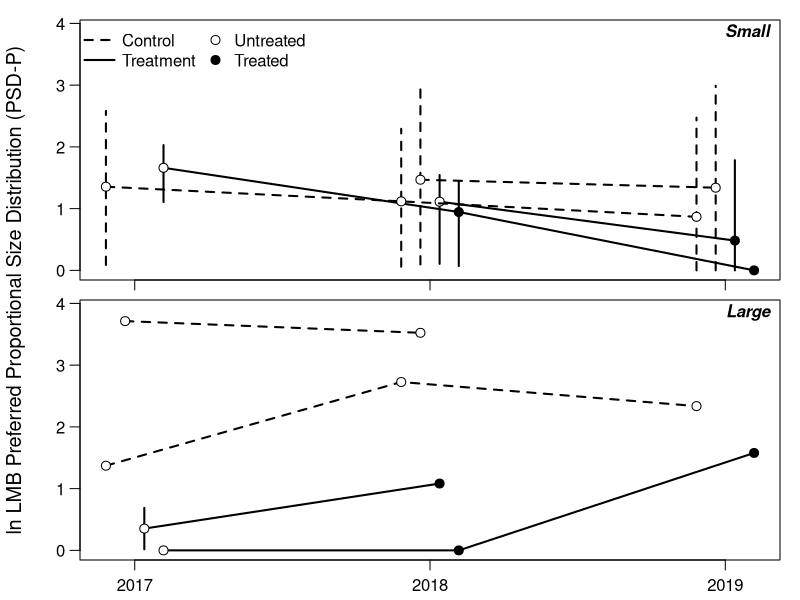

This figure's R source:

dat = read.csv("lmb_output.csv")
dat$new = ifelse(dat$lake %in% c("drummond3", "lm", "promise", "mark"), 1, 0)
dat$drop = ifelse(dat$lake %in% c("lee county lake", "barbour county lake", "washington county lake"), 1, 0)
dat$psd_p = log(dat$psd_p + 1)

yvar = "psd_p"

datsub = dat[,c("year", "type", "times_treat", "size_class", "new", "drop", yvar)]

library(dplyr)

plot_dat_sml = datsub %>% filter(size_class == "small") %>%
  group_by(year, type, new, times_treat) %>%
  summarize(
    mn = mean(psd_p, na.rm = T),
    lwr = quantile(psd_p, 0.025, na.rm = T),
    upr = quantile(psd_p, 0.975, na.rm = T)
    ) %>% ungroup
plot_dat_big = datsub %>% filter(size_class == "big") %>%
  group_by(year, type, drop, times_treat) %>%
  summarize(
    mn = mean(psd_p, na.rm = T),
    lwr = quantile(psd_p, 0.025, na.rm = T),
    upr = quantile(psd_p, 0.975, na.rm = T)
    ) %>% ungroup

plot_dat_sml$year = as.numeric(plot_dat_sml$year)
plot_dat_big$year = as.numeric(plot_dat_big$year)

off_c1 = -0.0975
off_c2 = -0.0325
off_t2 = 0.0325
off_t1 = 0.0975
ppi = 600
png("lmb_psd_p_log.png", h = 7 * ppi, w = 4 * ppi, res = ppi)

# small lakes
par(mfrow = c(2,1), mar = c(0.5,1,0.5,1), oma = c(1.5,3,0.5,0), cex.axis = 1, cex.lab = 1.2, mgp = c(1,0.75,0))
plot(1,1, type = "n", xlim = c(2017,2019) + range(c(off_c1, off_c2, off_t1, off_t2)), ylim = range(plot_dat_big[,c("lwr", "upr")]) * c(1, 1.05),
     xaxt = "n", las = 1, ylab = "")
usr = par("usr"); xdiff = usr[2] - usr[1]; ydiff = usr[4] - usr[3]
text(x = usr[2] - xdiff * 0, y = usr[4] - ydiff * 0.05, pos = 2, "Small", font = 4)

# treats (not new entries)
ind = c(2,6,10)
lines(mn ~ I(year + off_t1), data = plot_dat_sml[ind,], lwd = 2, type = "l")
with(plot_dat_sml[ind,], segments(I(year + off_t1), lwr, I(year + off_t1), upr, lwd = 2))
points(mn ~ I(year + off_t1), data = plot_dat_sml[ind,], pch = 21, bg = c("white", "black", "black"), cex = 1.2)

# controls (new entry 2018)
ind = c(4,8)
lines(mn ~ I(year + off_c2), data = plot_dat_sml[ind,], lwd = 2, lty = 2, type = "l")
with(plot_dat_sml[ind,], segments(I(year + off_c2), lwr, I(year + off_c2), upr, lty = 2, lwd = 2))
points(mn ~ I(year + off_c2), data = plot_dat_sml[ind,], pch = 21, bg = "white", cex = 1.2)

# treats (new entry 2018)
ind = c(5,9)
lines(mn ~ I(year + off_t2), data = plot_dat_sml[ind,], lwd = 2, type = "l")
with(plot_dat_sml[ind,], segments(I(year + off_t2), lwr, I(year + off_t2), upr, lwd = 2))
points(mn ~ I(year + off_t2), data = plot_dat_sml[ind,], pch = 21, bg = c("white", "black"), cex = 1.2)

# controls (not new entries)
ind = c(1,3,7)
lines(mn ~ I(year + off_c1), data = plot_dat_sml[ind,], lwd = 2, lty = 2, type = "l")
with(plot_dat_sml[ind,], segments(I(year + off_c1), lwr, I(year + off_c1), upr, lty = 2, lwd = 2))
points(mn ~ I(year + off_c1), data = plot_dat_sml[ind,], pch = 21, bg = "white", cex = 1.2)

axis(side = 1, at = 2017:2019, labels = rep("", 3))
legend("topleft", legend = c("Control", "Treatment", "Untreated", "Treated"), ncol = 2,
       pch = c(NA, NA, 21, 21), pt.cex = c(NA, NA, 1.2, 1.2), pt.bg = c(NA, NA, "white", "black"),
       bty = "n", lty = c(2,1,NA,NA), lwd = c(2,2,NA,NA), x.intersp = c(0.5, 0.5, 0.25, 0.25))

# big lakes
plot_dat_big
plot(1,1, type = "n", xlim = c(2017,2019) + range(c(off_c1, off_c2, off_t1, off_t2)), ylim = range(plot_dat_big[,c("lwr", "upr")]) * c(1, 1.05),
     xaxt = "n", las = 1, ylab = "")
usr = par("usr"); xdiff = usr[2] - usr[1]; ydiff = usr[4] - usr[3]
text(x = usr[2] - xdiff * 0, y = usr[4] - ydiff * 0.05, pos = 2, "Large", font = 4)
# controls (not new entries)
ind = c(1,5,9)
lines(mn ~ I(year + off_c1), data = plot_dat_big[ind,], lwd = 2, lty = 2, type = "l")
with(plot_dat_big[ind,], segments(I(year + off_c1), lwr, I(year + off_c1), upr, lty = 2, lwd = 2))
points(mn ~ I(year + off_c1), data = plot_dat_big[ind,], pch = 21, bg = "white", cex = 1.2)

# treats (not new entries)
ind = c(3,7,10)
lines(mn ~ I(year + off_t1), data = plot_dat_big[ind,], lwd = 2, type = "l")
with(plot_dat_big[ind,], segments(I(year + off_t1), lwr, I(year + off_t1), upr, lwd = 2))
points(mn ~ I(year + off_t1), data = plot_dat_big[ind,], pch = 21, bg = c("white", "black", "black"), cex = 1.2)

# controls (new entry 2018)
ind = c(2,6)
lines(mn ~ I(year + off_c2), data = plot_dat_big[ind,], lwd = 2, lty = 2, type = "l")
with(plot_dat_big[ind,], segments(I(year + off_c2), lwr, I(year + off_c2), upr, lty = 2, lwd = 2))
points(mn ~ I(year + off_c2), data = plot_dat_big[ind,], pch = 21, bg = "white", cex = 1.2)

# treats (new entry 2018)
ind = c(4,8)
lines(mn ~ I(year + off_t2), data = plot_dat_big[ind,], lwd = 2, type = "l")
with(plot_dat_big[ind,], segments(I(year + off_t2), lwr, I(year + off_t2), upr, lwd = 2))
points(mn ~ I(year + off_t2), data = plot_dat_big[ind,], pch = 21, bg = c("white", "black"), cex = 1.2)

axis(side = 1, at = 2017:2019, labels = 2017:2019)
mtext(side = 2, outer = T, "ln LMB Preferred Proportional Size Distribution (PSD-P)", line = 1.75, cex = 1.2) 
dev.off()


